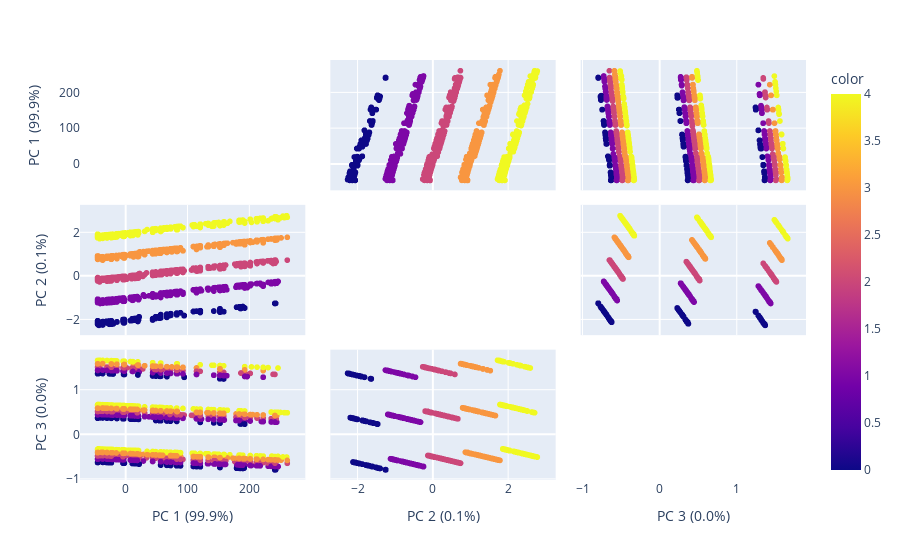

The cell this chart's notebook holds for it:
### Markdown cell above
Since there are lots of outliers, we shall use PCA, to get the most important features instead of removing outliers because they could be of high correlation with the target variable

### Code cell
import plotly.express as px
from sklearn.decomposition import PCA
# read the data
df = pd.read_csv('train_balanced_corr.csv')
features = df.columns

pca = PCA()

components = pca.fit_transform(df[features])
labels = {
    str(i): f"PC {i+1} ({var:.1f}%)"
    for i, var in enumerate(pca.explained_variance_ratio_ * 100)
}


fig = px.scatter_matrix(
    components,
    labels=labels,
    dimensions=range(3),
    color=df['AdoptionSpeed']
)

fig.update_traces(diagonal_visible=False)
fig.show()

# Use PCA to reduce the dimensionality of the data
# PCA is used to reduce the dimensionality of the data by projecting it onto a lower dimensional subspace

# split the data into features(X) and target(y)
X, y = df.drop('AdoptionSpeed', axis=1), df['AdoptionSpeed']

# Exclude non-numeric columns
X = X.select_dtypes(exclude=['object'])

## Two ways to apply PCA :
# # 1. apply PCA to keep 95% of the variance of the data
# pca = PCA(n_components=0.95)  

# 2. apply pca for certain number of components 
pca = PCA(n_components=2)

# fit PCA to the data
X = pca.fit_transform(X)

# combine the features and target into one dataframe
df = pd.concat([pd.DataFrame(X), y], axis=1)

# save the data into .csv files
df.to_csv('train_balanced_corr_pca.csv', index=False)

### Figure 1 — Plotly figure (JSON) as saved in the notebook; plotly's stock layout.template omitted (floating-point values rounded to 4 significant figures; data arrays with more than 128 entries replaced by an {"elided": "..."} marker saying what was removed)
{"data": [{"diagonal": {"visible": false}, "dimensions": [{"axis": {"matches": true}, "label": "PC 1 (99.9%)", "values": {"elided": "16755 float values"}}, {"axis": {"matches": true}, "label": "PC 2 (0.1%)", "values": {"elided": "16755 float values"}}, {"axis": {"matches": true}, "label": "PC 3 (0.0%)", "values": {"elided": "16755 float values"}}], "hovertemplate": "%{xaxis.title.text}=%{x}<br>%{yaxis.title.text}=%{y}<br>color=%{marker.color}<extra></extra>", "legendgroup": "", "marker": {"color": {"elided": "16755 int values"}, "coloraxis": "coloraxis", "symbol": "circle"}, "name": "", "showlegend": false, "type": "splom"}], "layout": {"coloraxis": {"colorbar": {"title": {"text": "color"}}, "colorscale": [[0, "#0d0887"], [0.1111, "#46039f"], [0.2222, "#7201a8"], [0.3333, "#9c179e"], [0.4444, "#bd3786"], [0.5556, "#d8576b"], [0.6667, "#ed7953"], [0.7778, "#fb9f3a"], [0.8889, "#fdca26"], [1, "#f0f921"]]}, "dragmode": "select", "legend": {"tracegroupgap": 0}, "margin": {"t": 60}}}
